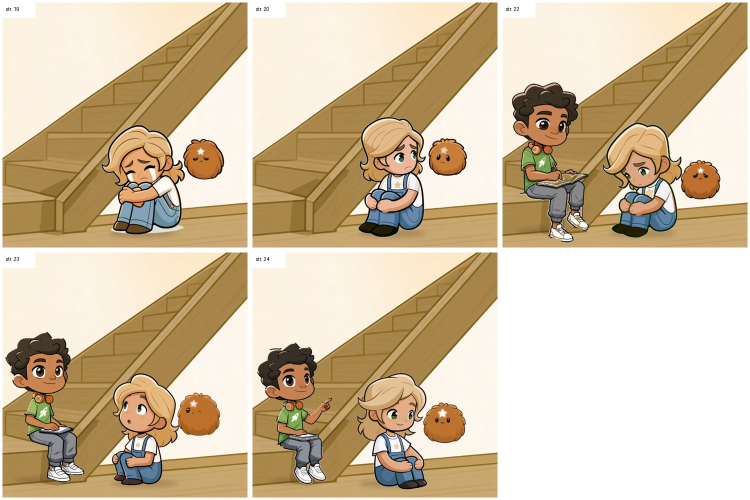
#> input picture warstwy/strony_19-24_warstwy.jpg, 1500 x 1000 px (shown at 1/2 size)
$ python -i sklej.py   (imports and definitions only)
#> lines starting #> are read from the running program, lines starting #| are printed output that depends on the picture; after the words box and inside, x2 and y2 are one past the last pixel; in counts of white or black regions, pixels touching at a corner belong together
#> further down, picture is the input picture: PIL image 1500x1000 RGB; mean R, G, B 210.6, 192.4, 163.7
# Składa stronę z planszy tła i wyciętych postaci. / Composes a page from a background plate and cut-out characters.
import json, sys, numpy as np
from PIL import Image, ImageFilter, ImageDraw
from rembg import remove, new_session
from scipy import ndimage
# [1 line that did not run here, left out]

def load(p, crop=6):
    im = Image.open(p).convert('RGB'); w, h = im.size
    return im.crop((crop, crop, w - crop, min(h, w) - crop)).resize((700, 700), Image.LANCZOS)

# [28 lines left out: functions cutout, shadow, not called in this run]

def wieczor(img, gwiazdy=14, seed=7):
    # Ta sama plansza wieczorem: niebo -> gradient z gwiazdkami, reszta przyciemniona.
    # Same plate in the evening: sky -> gradient with small stars, the rest darkened.
#> called with gwiazdy = 14, seed = 7
    a = np.array(img.convert('RGB')).astype(float); h, w, _ = a.shape
#> after `h, w, _ = a.shape`: h = 1000; w = 1500
    r, g, b = a[..., 0], a[..., 1], a[..., 2]
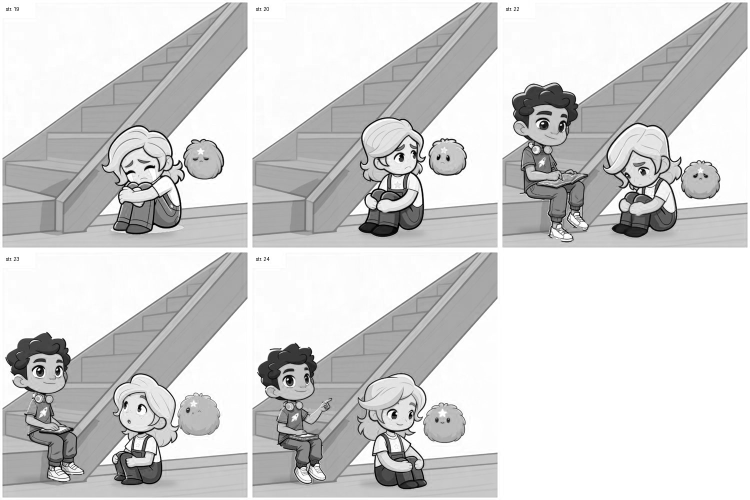
#> r: shape (1000, 1500) float64 (shown at 1/2 size); min 0, max 255, mean 210.6
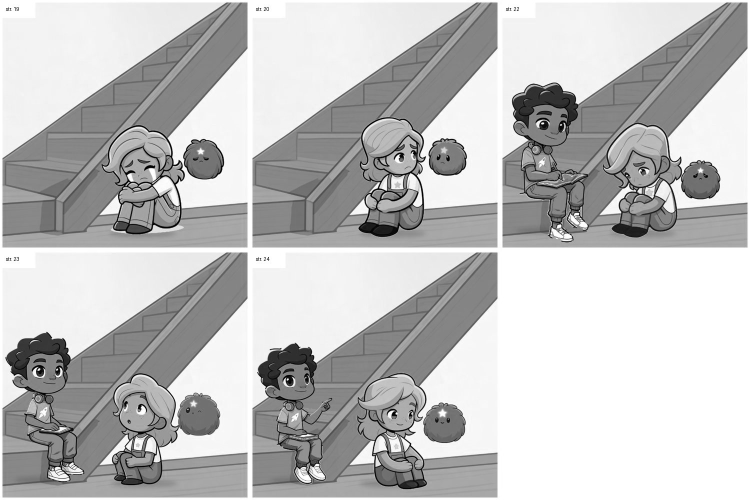
#> g: shape (1000, 1500) float64 (shown at 1/2 size); min 0, max 255, mean 192.4
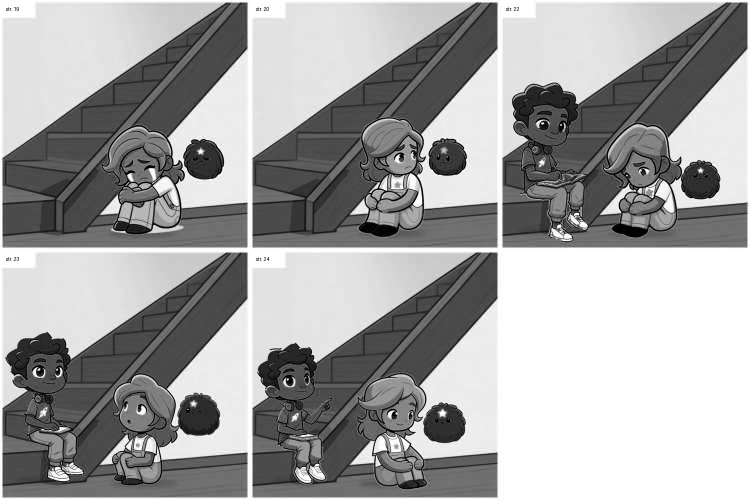
#> b: shape (1000, 1500) float64 (shown at 1/2 size); min 0, max 255, mean 163.7
    sky = (b > r + 25) & (b > 150) & (b >= g)
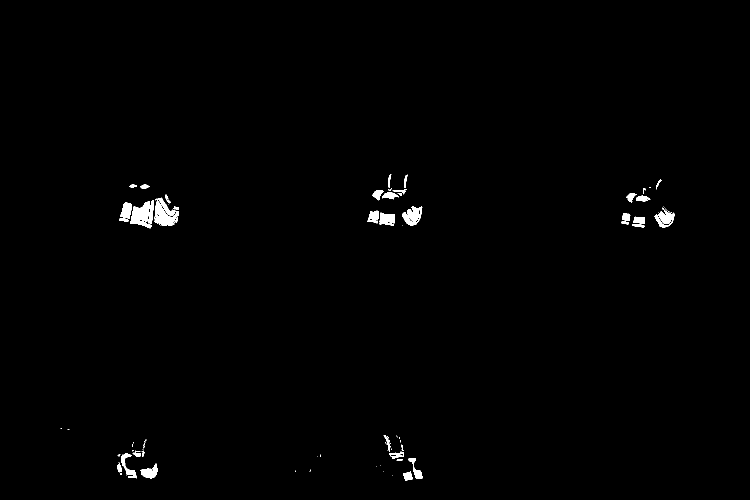
#> sky: shape (1000, 1500) bool (shown at 1/2 size); 0.76% white; 104 white regions (58 under 20 px), largest, box (x1, y1, x2, y2) and area: (309, 397, 358, 452) 1180, (262, 403, 300, 444) 973, (804, 412, 845, 451) 936
    lab, _ = ndimage.label(sky)
#> lab: shape (1000, 1500) int32; 152 distinct labels, from 0 to 151
    sky = np.isin(lab, [i for i in np.unique(lab[0]) if i > 0])
#> sky: shape (1000, 1500) bool; every value is 0
#> (the run stopped early here; a loop or call above may not have finished)
